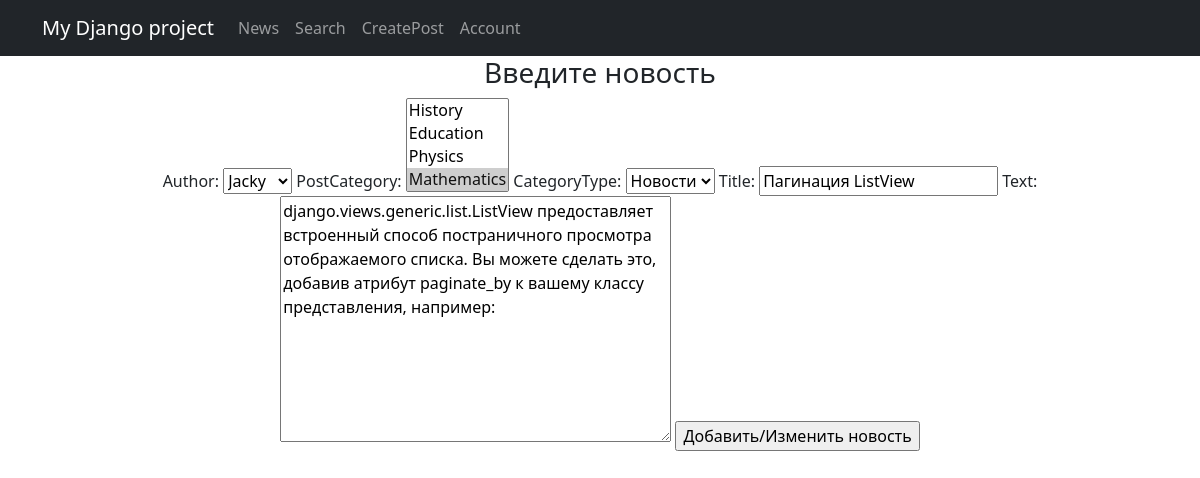
Screenshot of /news/12/edit (signed in) with the database file from the repository.
### news/models.py (models this page shows, shortened)
class Post(models.Model):
    author = models.ForeignKey(Author, on_delete=models.CASCADE)
    categoryType = models.CharField(max_length=2, choices=CatSource.CATEGORY_CHOICES)
    dateCreate = models.DateTimeField(auto_now_add=True)
    postCategory = models.ManyToManyField(Category, through='PostCategory')
    title = models.CharField(max_length=128)
    text = models.TextField()
    rating = models.IntegerField(default=0)

### news/views.py (the view)
# urls.py: path('<int:pk>/edit', PostUpdate.as_view(), name='post_update'),
class PostUpdate(PermissionRequiredMixin, UpdateView):
    template_name = 'news/post_create.html'
    form_class = PostForm
    permission_required = ('news.change_post',)
    def get_object(self, **kwargs):
        id = self.kwargs.get('pk')
        return Post.objects.get(pk=id)

### news/forms.py
class PostForm(ModelForm):  # добавляем галочку, или же true-false поле
    class Meta:
        model = Post
        fields = ['author', 'postCategory', 'categoryType', 'title',
                  'text']

### news/models.py (called while the page is built)
    def __str__(self):
        return f'{self.author_user}'

    def __str__(self):
        return f'{ self.cat_model }'

### templates/news/post_create.html (shortened to what this page needs)
{% extends 'news/default.html' %}
{% load custom_filters %}
{% block content %}
<h3>Введите новость</h3>
<form method="POST">
    {{ form }}
    <input type="submit" value="Добавить/Изменить новость">
</form>
{% endblock content %}

### rows the page displays
Post: author "Jacky", categoryType "Новости", title "Пагинация ListView", text "django.views.generic.list.ListView предоставляет встроенный способ постраничного просмотра отображаемого списка. Вы можете сделать это, добавив атрибут paginate_by к вашему классу представления, например:"
